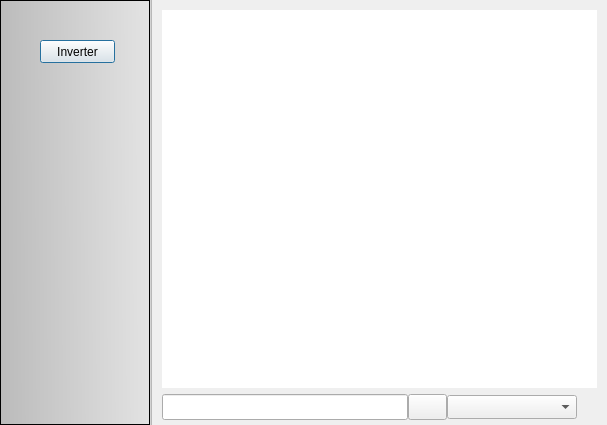
<?xml version="1.0" encoding="UTF-8"?>
<ui version="4.0">
 <class>EditaGerais</class>
 <widget class="QDialog" name="EditaGerais">
  <property name="geometry">
   <rect>
    <x>0</x>
    <y>0</y>
    <width>607</width>
    <height>425</height>
   </rect>
  </property>
  <property name="windowTitle">
   <string>Dialog</string>
  </property>
  <layout class="QGridLayout" name="gridLayout_2">
   <property name="leftMargin">
    <number>0</number>
   </property>
   <property name="topMargin">
    <number>0</number>
   </property>
   <property name="rightMargin">
    <number>0</number>
   </property>
   <property name="bottomMargin">
    <number>0</number>
   </property>
   <property name="spacing">
    <number>0</number>
   </property>
   <item row="0" column="0">
    <widget class="QFrame" name="EsqFrame">
     <property name="minimumSize">
      <size>
       <width>150</width>
       <height>0</height>
      </size>
     </property>
     <property name="maximumSize">
      <size>
       <width>150</width>
       <height>16777215</height>
      </size>
     </property>
     <property name="styleSheet">
      <string notr="true">QFrame{
background-color: qlineargradient(spread:pad, x1:0, y1:0.545, x2:1, y2:0.528409, stop:0 rgba(187, 187, 187, 255), stop:1 rgba(227, 227, 227, 255));
}</string>
     </property>
     <property name="frameShape">
      <enum>QFrame::StyledPanel</enum>
     </property>
     <property name="frameShadow">
      <enum>QFrame::Raised</enum>
     </property>
     <widget class="QPushButton" name="inverter">
      <property name="geometry">
       <rect>
        <x>40</x>
        <y>40</y>
        <width>75</width>
        <height>23</height>
       </rect>
      </property>
      <property name="text">
       <string>Inverter</string>
      </property>
     </widget>
    </widget>
   </item>
   <item row="0" column="1">
    <widget class="Line" name="line_2">
     <property name="minimumSize">
      <size>
       <width>2</width>
       <height>0</height>
      </size>
     </property>
     <property name="maximumSize">
      <size>
       <width>2</width>
       <height>16777215</height>
      </size>
     </property>
     <property name="styleSheet">
      <string notr="true">background-color: lightgrey;</string>
     </property>
     <property name="lineWidth">
      <number>0</number>
     </property>
     <property name="midLineWidth">
      <number>1</number>
     </property>
     <property name="orientation">
      <enum>Qt::Vertical</enum>
     </property>
    </widget>
   </item>
   <item row="0" column="2">
    <layout class="QGridLayout" name="gridLayout">
     <property name="leftMargin">
      <number>10</number>
     </property>
     <property name="topMargin">
      <number>10</number>
     </property>
     <property name="rightMargin">
      <number>10</number>
     </property>
     <property name="bottomMargin">
      <number>5</number>
     </property>
     <property name="spacing">
      <number>6</number>
     </property>
     <item row="0" column="0">
      <widget class="QTableWidget" name="tabela">
       <property name="minimumSize">
        <size>
         <width>0</width>
         <height>0</height>
        </size>
       </property>
       <property name="font">
        <font>
         <family>Segoe Print</family>
        </font>
       </property>
       <property name="styleSheet">
        <string notr="true">QTableWidget{
}</string>
       </property>
       <property name="frameShape">
        <enum>QFrame::NoFrame</enum>
       </property>
       <property name="editTriggers">
        <set>QAbstractItemView::NoEditTriggers</set>
       </property>
       <property name="tabKeyNavigation">
        <bool>false</bool>
       </property>
       <property name="verticalScrollMode">
        <enum>QAbstractItemView::ScrollPerPixel</enum>
       </property>
       <property name="horizontalScrollMode">
        <enum>QAbstractItemView::ScrollPerPixel</enum>
       </property>
       <property name="gridStyle">
        <enum>Qt::SolidLine</enum>
       </property>
       <property name="wordWrap">
        <bool>false</bool>
       </property>
       <property name="rowCount">
        <number>0</number>
       </property>
       <property name="columnCount">
        <number>2</number>
       </property>
       <attribute name="horizontalHeaderVisible">
        <bool>false</bool>
       </attribute>
       <attribute name="horizontalHeaderCascadingSectionResizes">
        <bool>true</bool>
       </attribute>
       <attribute name="horizontalHeaderMinimumSectionSize">
        <number>0</number>
       </attribute>
       <attribute name="verticalHeaderVisible">
        <bool>false</bool>
       </attribute>
       <attribute name="verticalHeaderCascadingSectionResizes">
        <bool>true</bool>
       </attribute>
       <attribute name="verticalHeaderDefaultSectionSize">
        <number>25</number>
       </attribute>
       <attribute name="verticalHeaderMinimumSectionSize">
        <number>0</number>
       </attribute>
       <column/>
       <column/>
      </widget>
     </item>
     <item row="1" column="0">
      <layout class="QHBoxLayout" name="horizontalLayout_2">
       <property name="spacing">
        <number>0</number>
       </property>
       <property name="rightMargin">
        <number>20</number>
       </property>
       <item>
        <widget class="QLineEdit" name="linhaBuscar">
         <property name="minimumSize">
          <size>
           <width>0</width>
           <height>26</height>
          </size>
         </property>
         <property name="maximumSize">
          <size>
           <width>16777215</width>
           <height>26</height>
          </size>
         </property>
         <property name="font">
          <font>
           <family>Segoe Print</family>
           <pointsize>9</pointsize>
          </font>
         </property>
        </widget>
       </item>
       <item>
        <widget class="QPushButton" name="buscar">
         <property name="minimumSize">
          <size>
           <width>0</width>
           <height>26</height>
          </size>
         </property>
         <property name="maximumSize">
          <size>
           <width>50</width>
           <height>26</height>
          </size>
         </property>
         <property name="sizeIncrement">
          <size>
           <width>0</width>
           <height>22</height>
          </size>
         </property>
         <property name="font">
          <font>
           <family>Segoe Print</family>
           <pointsize>10</pointsize>
          </font>
         </property>
         <property name="text">
          <string/>
         </property>
         <property name="icon">
          <iconset resource="imagens.qrc">
           <normaloff>:/new/prefix1/search.png</normaloff>:/new/prefix1/search.png</iconset>
         </property>
         <property name="iconSize">
          <size>
           <width>18</width>
           <height>18</height>
          </size>
         </property>
        </widget>
       </item>
       <item>
        <widget class="QComboBox" name="buscarPara">
         <property name="minimumSize">
          <size>
           <width>130</width>
           <height>24</height>
          </size>
         </property>
         <property name="maximumSize">
          <size>
           <width>16777215</width>
           <height>24</height>
          </size>
         </property>
         <property name="font">
          <font>
           <family>Segoe Print</family>
           <pointsize>10</pointsize>
          </font>
         </property>
        </widget>
       </item>
      </layout>
     </item>
    </layout>
   </item>
  </layout>
 </widget>
 <resources>
  <include location="imagens.qrc"/>
 </resources>
 <connections/>
</ui>
